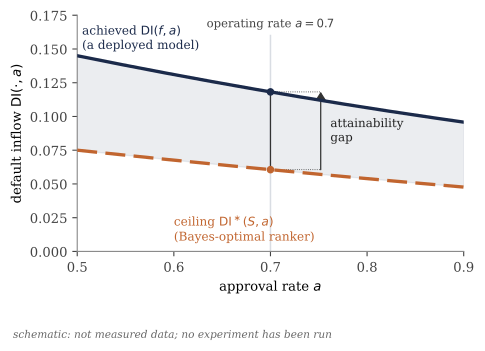

The script that saved this image:
"""
Figure 1 -- The attainability frontier (schematic).
Illustrates the paper's central device: an achieved default-inflow curve
lying above a ceiling curve, with the vertical gap at the operating
approval rate a=0.7 read as the "attainability gap" (Section 1 / Section 3,
sec:ceiling). This is a conceptual illustration, not measured data -- no
experiment has been run at the time of writing. No numbers here are drawn
from, or intended to match, any dataset or result in the paper.
"""
import numpy as np
import matplotlib
matplotlib.use("Agg")
import matplotlib.pyplot as plt
from matplotlib.patches import FancyArrowPatch

plt.rcParams.update({
    "font.family": "serif",
    "font.serif": ["Nimbus Roman", "Times New Roman", "DejaVu Serif"],
    "font.size": 9.5,
    "axes.linewidth": 0.8,
    "pdf.fonttype": 42,
    "ps.fonttype": 42,
})

NAVY = "#1b2a4a"
SLATE = "#5b6b82"
ACCENT = "#c1652f"   # burnt orange -- survives grayscale as a mid-dark tone
LIGHT_GRID = "#d9dde3"

fig, ax = plt.subplots(figsize=(0.9 * 5.396, 3.45))

a = np.linspace(0.5, 0.9, 200)

# Illustrative, stylized curves only -- shapes chosen for a clear, readable
# schematic, not fitted to any data. Default inflow falls as approval rate
# falls (approve only the safest applicants at low a).
achieved = 0.145 - 0.145 * (a - 0.5) + 0.055 * (a - 0.5) ** 2
ceiling = 0.075 - 0.075 * (a - 0.5) + 0.02 * (a - 0.5) ** 2.2

ax.plot(a, achieved, color=NAVY, lw=2.4, solid_capstyle="round", zorder=3)
ax.plot(a, ceiling, color=ACCENT, lw=2.4, ls=(0, (6, 2.5)), solid_capstyle="round", zorder=3)

ax.fill_between(a, ceiling, achieved, color=SLATE, alpha=0.12, zorder=1)

# operating point
a_op = 0.7
y_ach = np.interp(a_op, a, achieved)
y_ceil = np.interp(a_op, a, ceiling)
ax.plot([a_op, a_op], [0, 0.16], color=LIGHT_GRID, lw=1.1, zorder=0)
ax.plot([a_op, a_op], [y_ceil, y_ach], color="#333333", lw=0.9, zorder=2)
ax.plot([a_op], [y_ach], marker="o", ms=4.5, color=NAVY, zorder=4)
ax.plot([a_op], [y_ceil], marker="o", ms=4.5, color=ACCENT, zorder=4)

arrow = FancyArrowPatch(
    (a_op + 0.052, y_ceil), (a_op + 0.052, y_ach),
    arrowstyle="-|>,head_width=3.2,head_length=5", mutation_scale=1.0,
    color="#333333", lw=0.9, zorder=2, shrinkA=0, shrinkB=0,
)
ax.plot([a_op, a_op + 0.052], [y_ach, y_ach], color="#333333", lw=0.6, ls=":", zorder=2)
ax.plot([a_op, a_op + 0.052], [y_ceil, y_ceil], color="#333333", lw=0.6, ls=":", zorder=2)
ax.add_patch(arrow)
ax.annotate(
    "attainability\ngap", xy=(a_op + 0.058, (y_ach + y_ceil) / 2),
    xytext=(a_op + 0.062, (y_ach + y_ceil) / 2),
    va="center", ha="left", fontsize=8.6, color="#222222",
)

ax.text(a_op, 0.164, r"operating rate $a=0.7$", ha="center", va="bottom",
        fontsize=8.4, color="#444444")

# labels on curves
ax.annotate("achieved $\\mathrm{DI}(f,a)$\n(a deployed model)", xy=(0.535, achieved[np.argmin(np.abs(a-0.535))]),
            xytext=(0.505, 0.148), fontsize=8.7, color=NAVY, ha="left", va="bottom")
ax.annotate("ceiling $\\mathrm{DI}^\\ast(S,a)$\n(Bayes-optimal ranker)", xy=(0.62, ceiling[np.argmin(np.abs(a-0.62))]),
            xytext=(0.60, 0.006), fontsize=8.7, color=ACCENT, ha="left", va="bottom")

ax.set_xlim(0.5, 0.9)
ax.set_ylim(0, 0.175)
ax.set_xlabel("approval rate $a$")
ax.set_ylabel("default inflow $\\mathrm{DI}(\\cdot,a)$")
ax.spines["top"].set_visible(False)
ax.spines["right"].set_visible(False)
ax.spines["left"].set_color("#888888")
ax.spines["bottom"].set_color("#888888")
ax.tick_params(colors="#444444")
ax.set_xticks([0.5, 0.6, 0.7, 0.8, 0.9])

fig.tight_layout(rect=[0, 0.10, 1, 1])
fig.text(0.02, 0.015, "schematic: not measured data; no experiment has been run",
          fontsize=7.6, style="italic", color="#666666", ha="left", va="bottom")
fig.savefig("fig1_frontier.pdf", bbox_inches="tight")
print("wrote fig1_frontier.pdf")
